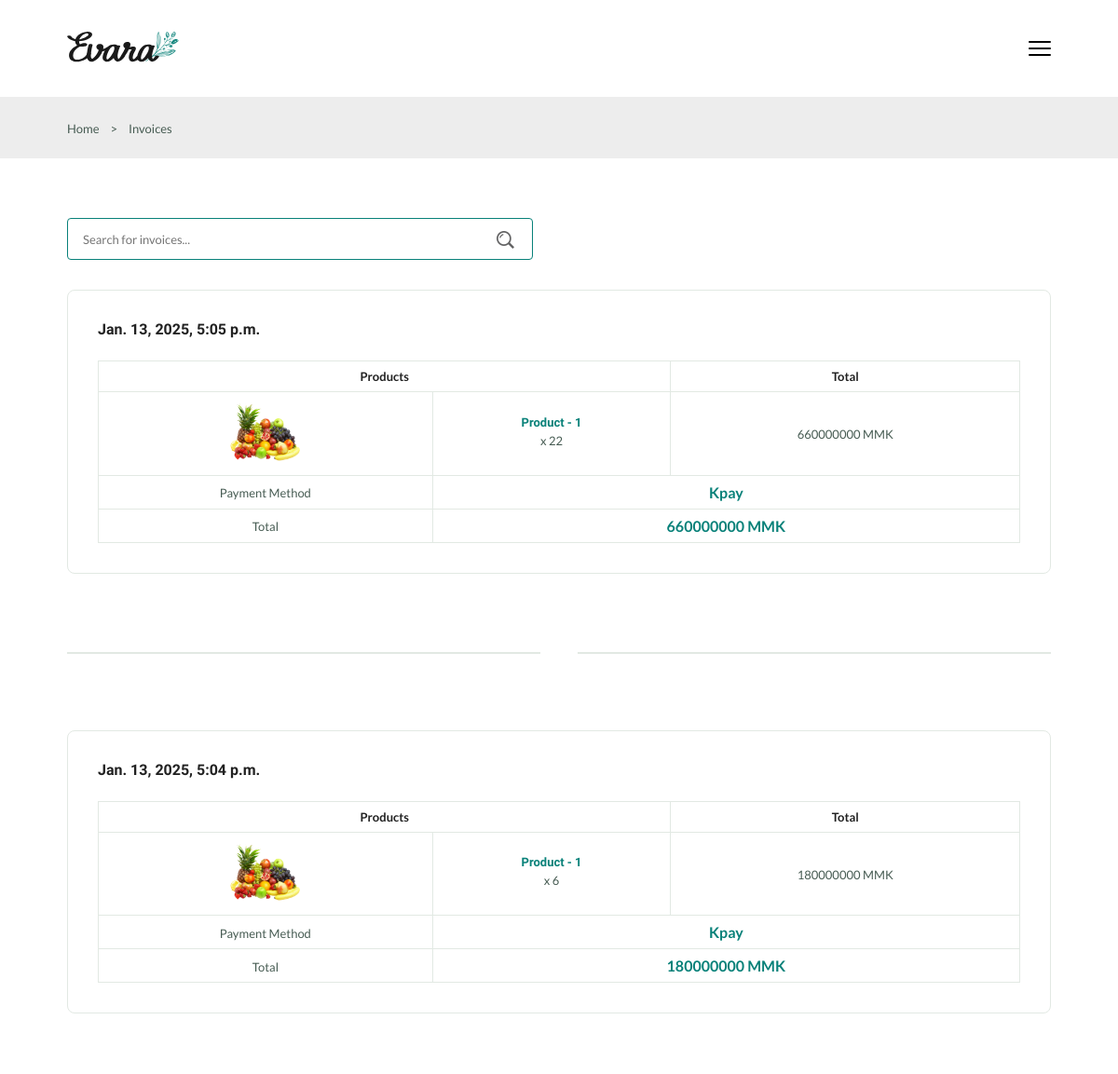
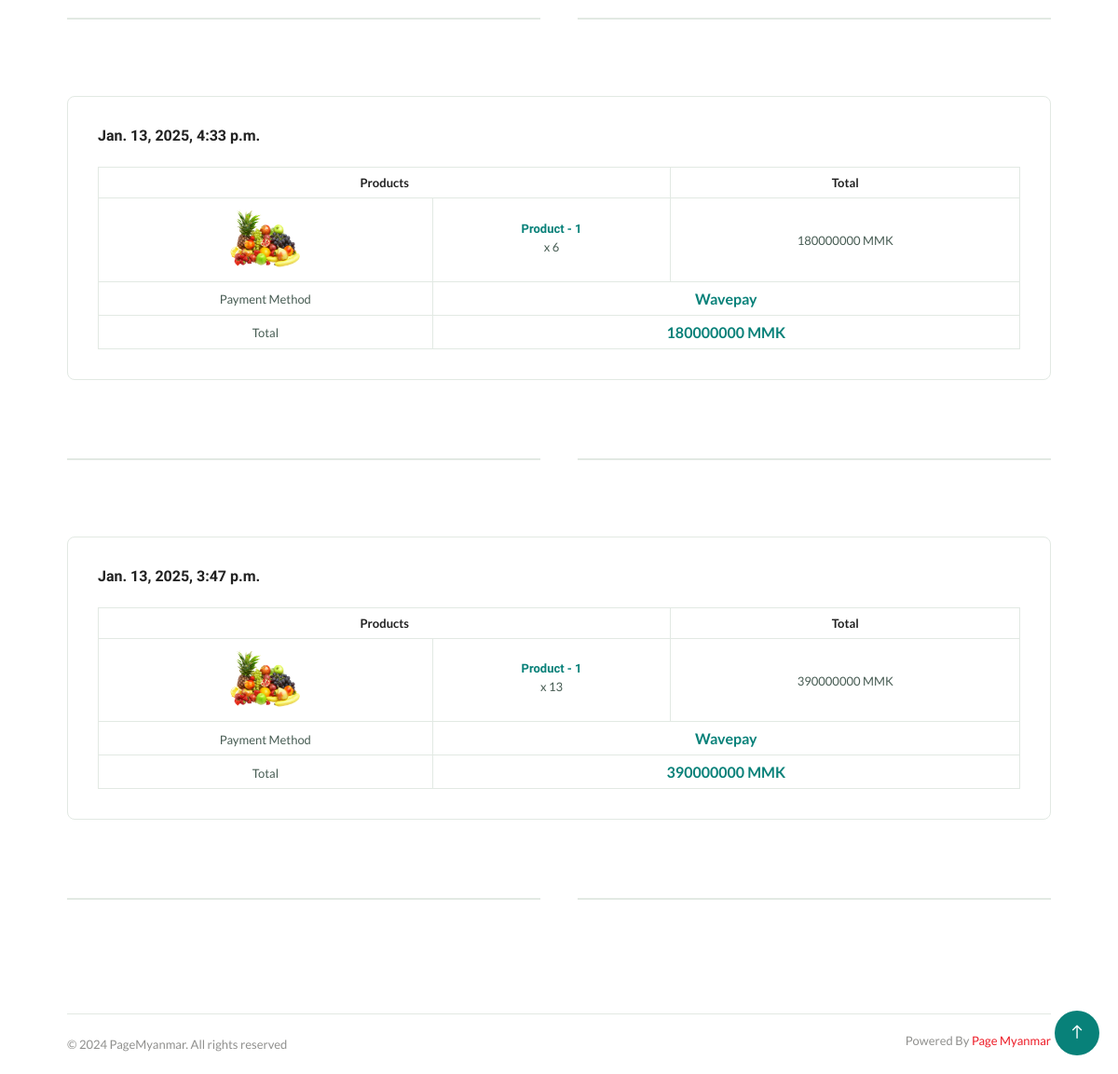
The page /invoices/ on the database as committed earlier (2 pictures, top to bottom).
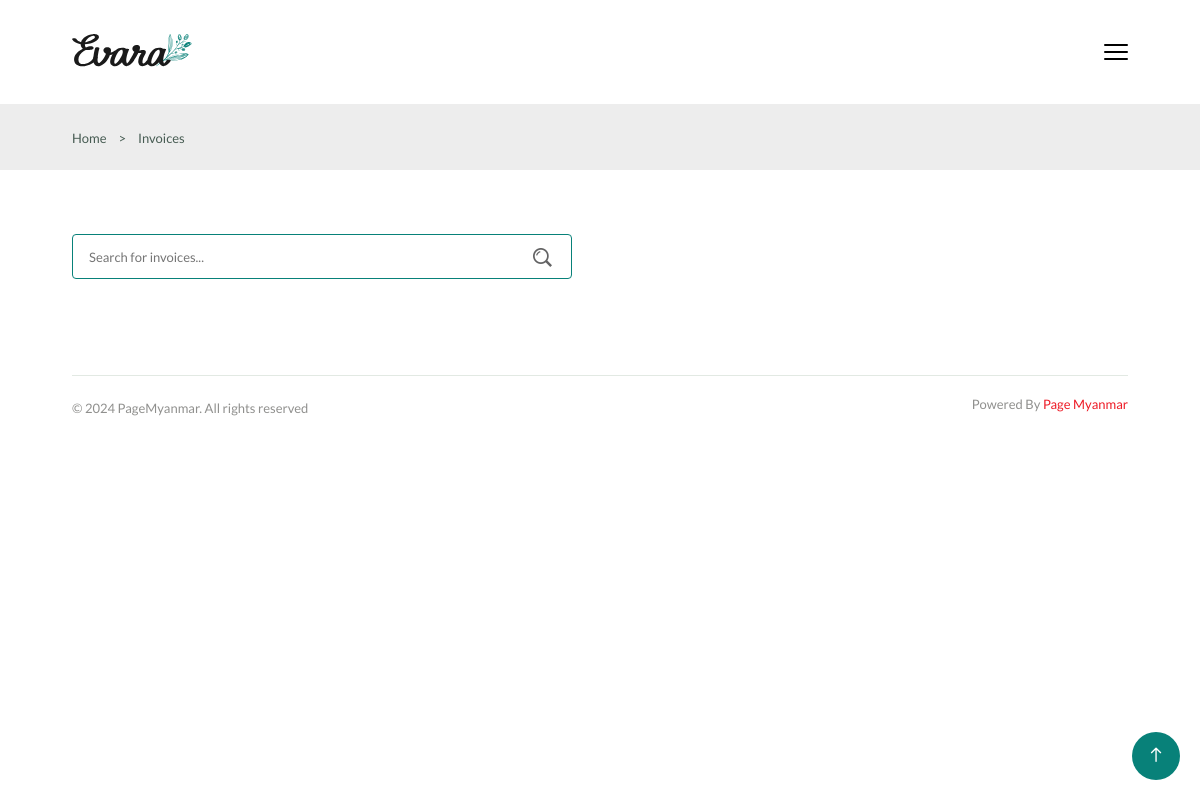
The same page on the database as committed later.
### app/models.py (models this page shows, shortened)
class CheckoutModel(models.Model):
    table = models.ForeignKey(TableModel,on_delete=models.SET_NULL,default=None,null=True)
    payment = models.ForeignKey(PaymentModel,on_delete=models.CASCADE,default=None,null=True,blank=True)
    cart_items = models.ManyToManyField(CartModel, related_name='cart_items')
    total = models.BigIntegerField(default=0)
    created_at = models.DateTimeField(auto_now_add=True)
    updated_at = models.DateTimeField(auto_now=True)

class ProductModel(models.Model):
    name = models.CharField(max_length=200)
    image = models.ImageField(upload_to='product/')
    size = models.ManyToManyField(SizeModel)
    meat = models.ManyToManyField(MeatModel)
    spicy = models.ManyToManyField(SpicyModel)
    price = models.IntegerField(default=0,null=True,blank=True)
    stock = models.BooleanField(default=False)
    category = models.ForeignKey(CategoryModel,on_delete=models.SET_NULL,null=True,default=None)
    created_at = models.DateTimeField(auto_now_add=True)
    updated_at = models.DateTimeField(auto_now=True)

class PaymentModel(models.Model):
    name = models.CharField(max_length=200)
    number = models.CharField(max_length=200,default=None,null=True,blank=True)
    created_at = models.DateTimeField(auto_now_add=True)
    updated_at = models.DateTimeField(auto_now=True)

### app/views.py (the view)
# urls.py: path('invoices/',Invoices),
def Invoices(request):
    invoices = CheckoutModel.objects.all().order_by('-created_at')
    grouped_invoices = []
    for invoice in invoices:
        grouped_items = defaultdict(lambda: {'quantity': 0, 'total_price': 0, 'product': None})
        for cart in invoice.cart_items.all():
            grouped_items[cart.product.id]['quantity'] += cart.quantity
            grouped_items[cart.product.id]['total_price'] += cart.total_price
            grouped_items[cart.product.id]['product'] = cart.product
        grouped_invoices.append({
            'invoice': invoice,
            'items': grouped_items.values()
        })
    context = {
        'grouped_invoices': grouped_invoices,
    }
    return render(request, 'invoices.html', context)

### app/context_processors.py (called while the page is built, shortened)
def Counts(request):
    table_id = request.resolver_match.kwargs.get('id')  # Get `id` from the URL kwargs
    return {
        'cart_count': 0,
    }

### app/templatetags/custom_permissions.py (called while the page is built)
@register.filter
def has_role_permission(user, permission_codename):
    if user.is_authenticated and hasattr(user, 'has_permission'):
        return user.has_permission(permission_codename)
    return False

### templates/invoices.html (shortened to what this page needs)
{% extends 'components/base.html' %}
{% load static %}
{% block body %}
<section class="breadcrumb">
  <ul class="breadcrumb__list flex container">
    <li><a href="/" class="breadcrumb__link">Home</a></li>
    <li><span class="breadcrumb__link">></span></li>
    <li><span class="breadcrumb__link">Invoices</span></li>
  </ul>
</section>
<section class="checkout section--lg container">
  <div class="search__form">
    <input type="text" placeholder="Search for invoices..." class="form__input">
    <button class="search__btn">
      <img src="{% static 'img/search.png' %}" alt="">
    </button>
  </div>
  <div class="checkout__container grid">
    {% for invoice_group in grouped_invoices %}
    <div class="checkout__group">
      <h3 class="section__title">{{invoice_group.invoice.created_at}}</h3>
      <table class="order__table">
        <tr>
          <th colspan="2">Products</th>
          <th>Total</th>
        </tr>
        {% for item in invoice_group.items %}
        <tr>
          <td>
            <img src="{{ item.product.image.url }}" alt="{{ item.product.name }}" class="order__img">
          </td>
          <td>
            <h3 class="table__title">{{ item.product.name }}</h3>
            <p class="table__quantity">x {{ item.quantity }}</p>
          </td>
          <td>
            <span class="table__price">{{ item.total_price }} MMK</span>
          </td>
        </tr>
        {% endfor %}
        <tr>
          <td><span class="order__subtitle">Payment Method</span></td>
          <td colspan="2"><span class="order__grand-total">{{ invoice_group.invoice.payment.name }}</span></td>
        </tr>
        <tr>
          <td><span class="order__subtitle">Total</span></td>
          <td colspan="2"><span class="order__grand-total">{{ invoice_group.invoice.total }} MMK</span></td>
        </tr>
      </table>
    </div>
    <div class="divider">
      <i class="fi fi-rs-fingerprint"></i>
    </div>
    {% endfor %}
  </div>
</section>
{% endblock %}

Rows that differ between the two databases and show on the page:
removed CheckoutModel: invoice.created_at "Jan. 13, 2025, 5:05 p.m.", invoice.payment.name "Kpay", invoice.total "660000000"
no longer on this page (row edited): ProductModel: product.image (picture), product.name "Product - 1", quantity "22", total_price "660000000", quantity "6", total_price "180000000", quantity "13", total_price "390000000"
removed CheckoutModel: invoice.created_at "Jan. 13, 2025, 5:04 p.m.", invoice.payment.name "Kpay", invoice.total "180000000"
removed CheckoutModel: invoice.created_at "Jan. 13, 2025, 4:33 p.m.", invoice.payment.name "Wavepay", invoice.total "180000000"
removed CheckoutModel: invoice.created_at "Jan. 13, 2025, 3:47 p.m.", invoice.payment.name "Wavepay", invoice.total "390000000"
